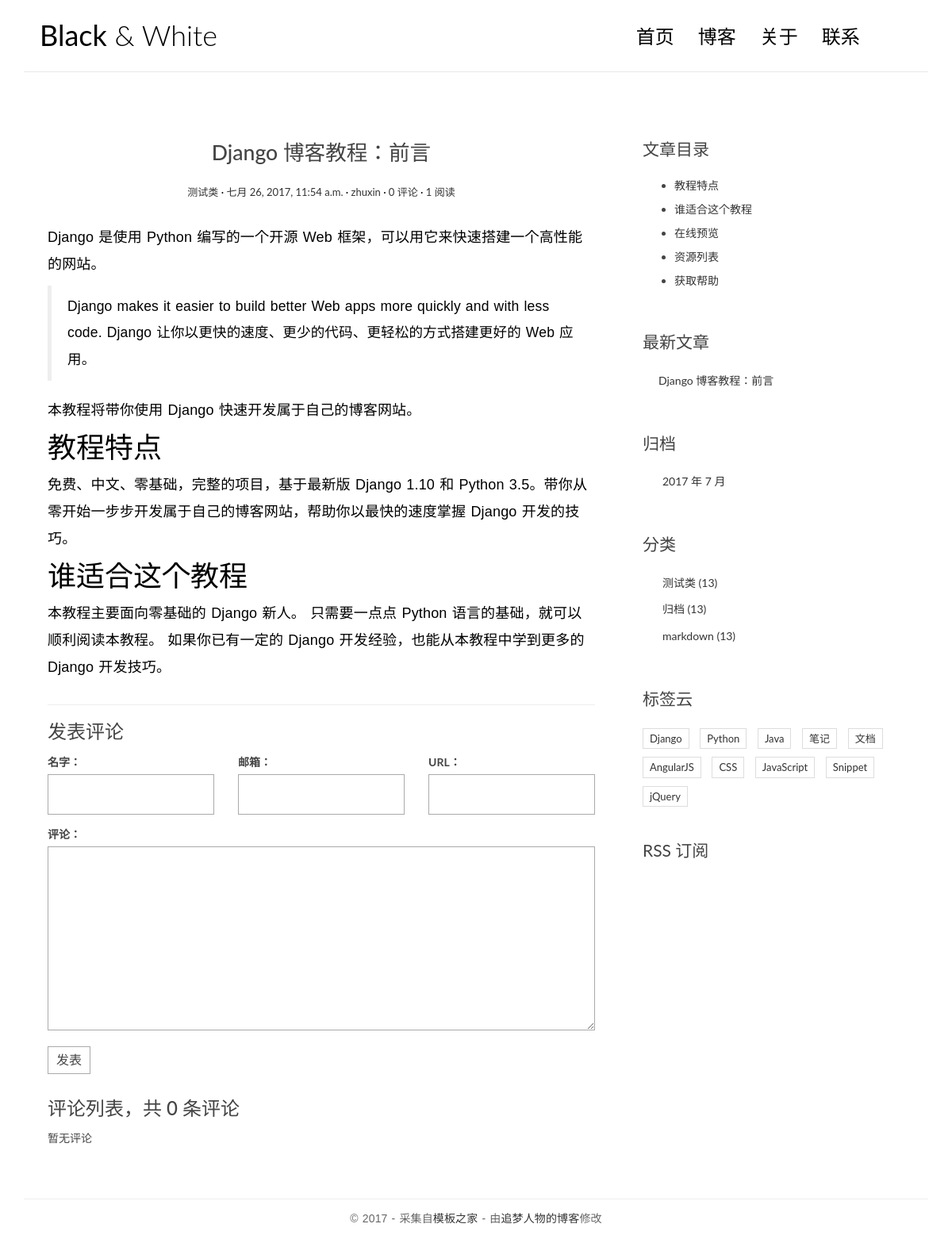
Page /post/6/ on the committed database.
### blog/models.py (models this page shows, shortened)
class Post(models.Model):
    title = models.CharField(max_length=70)
    body = models.TextField()
    created_time = models.DateTimeField()
    modified_time = models.DateTimeField()
    excerpt = models.CharField(max_length=200, blank=True)
    category = models.ForeignKey(Category)
    tags = models.ManyToManyField(Tag, blank=True)
    author = models.ForeignKey(User)
    views = models.PositiveIntegerField(default=0)
    def get_absolute_url(self):
        return reverse('blog:detail', kwargs={'pk': self.pk})
    def increase_views(self):
        self.views += 1
        self.save(update_fields=['views'])
    def save(self, *args, **kwargs):
        if not self.excerpt:
            md = markdown.Markdown(extensions=[
                'markdown.extensions.extra',
                'markdown.extensions.codehilite',
                ])
            self.excerpt = strip_tags(md.convert(self.body))[:80]
            super(Post, self).save(*args, **kwargs)
    class Meta:
        ordering = ['-created_time']

class Category(models.Model):
    name = models.CharField(max_length=100)

### blog/views.py (the view)
# urls.py: url(r'^post/(?P<pk>[0-9]+)/$', views.PostDetailView.as_view(), name='detail'),
class PostDetailView(DetailView):
    model = Post
    template_name = 'blog/detail.html'
    context_object_name = 'post'
    def get(self, request, *args, **kwargs):
        response = super(PostDetailView, self).get(request, *args, **kwargs)
        self.object.increase_views()
        return response
    def get_object(self, queryset=None):
        post = super(PostDetailView, self).get_object(queryset=None)
        post.body = markdown.markdown(post.body,
                                      extensions=[
                                          'markdown.extensions.extra',
                                          'markdown.extensions.codehilite',
                                          'markdown.extensions.toc',
                                      ])
        return post
    def get_context_data(self, **kwargs):
        context = super(PostDetailView, self).get_context_data(**kwargs)
        form = CommentForm()
        comment_list = self.object.comment_set.all()
        context.update({
            'form': form,
            'comment_list': comment_list
        })
        return context

### comments/forms.py
class CommentForm(forms.ModelForm):
	class Meta:
		model = Comment
		fields = ['name', 'email', 'url', 'text']

### blog/templatetags/blog_tags.py (called while the page is built)
@register.simple_tag
def get_recent_posts(num=5):
	return Post.objects.all().order_by('-created_time')[:num]

@register.simple_tag
def archives():
	return Post.objects.dates('created_time', 'month', order='DESC')

@register.simple_tag
def get_categories():
	return Category.objects.all()

### templates/blog/detail.html (shortened to what this page needs)
{% extends 'base.html' %}
{% block main %}
    <article class="post post-{{ post.pk }}">
        <header class="entry-header">
            <h1 class="entry-title">{{ post.title }}</h1>
            <div class="entry-meta">
                <span class="post-category">
                    <a href="{% url 'blog:category' post.category.pk %}">{{ post.category.name }}</a></span>
                <span class="post-date"><a href="#"><time class="entry-date"
                                                          datetime="{{ post.created_time }}">{{ post.created_time }}</time></a></span>
                <span class="post-author"><a href="#">{{ post.author }}</a></span>
                <span class="comments-link">
                    <a href="{{ post.get_absolute_url }}#comment-area">{{ post.comment_set.count }} 评论</a></span>
                <span class="views-count"><a href="#">{{ post.views }} 阅读</a></span>
            </div>
        </header>
        <div class="entry-content clearfix">
            {{ post.body|safe }}
        </div>
    </article>
    <section class="comment-area" id="comment-area">
        <hr>
        <h3>发表评论</h3>
        <form action="{% url 'comments:post_comment' post.pk %}" method="post" class="comment-form">
            <div class="row">
                <div class="col-md-4">
                    <label for="{{ form.name.id_for_label }}">名字：</label>
                    {{ form.name }}
                </div>
                <div class="col-md-4">
                    <label for="{{ form.email.id_for_label }}">邮箱：</label>
                    {{ form.email }}
                </div>
                <div class="col-md-4">
                    <label for="{{ form.url.id_for_label }}">URL：</label>
                    {{ form.url }}
                </div>
                <div class="col-md-12">
                    <label for="{{ form.text.id_for_label }}">评论：</label>
                    {{ form.text }}
                    <button type="submit" class="comment-btn">发表</button>
                </div>
            </div>
        </form>
        <div class="comment-list-panel">
            <h3>评论列表，共 <span>{{ post.comment_set.count }}</span> 条评论</h3>
            <ul class="comment-list list-unstyled">
                {% for comment in comment_list %}
                    <li class="comment-item">
                        <span class="nickname">{{ comment.name }}</span>
                        <time class="submit-date"
                              datetime="{{ comment.created_time }}">{{ comment.created_time }}</time>
                        <div class="text">
                            {{ comment.text }}
                        </div>
                    </li>
                {% empty %}
                    暂无评论
                {% endfor %}
            </ul>
        </div>
    </section>
{% endblock main %}
{% block toc %}
    <div class="widget widget-content">
        <h3 class="widget-title">文章目录</h3>
        <ul>
            <li>
                <a href="#">教程特点</a>
            </li>
            <li>
                <a href="#">谁适合这个教程</a>
            </li>
            <li>
                <a href="#">在线预览</a>
            </li>
            <li>
                <a href="#">资源列表</a>
            </li>
            <li>
                <a href="#">获取帮助</a>
            </li>
        </ul>
    </div>
{% endblock toc %}

### templates/base.html (shortened to what this page needs)
{% load staticfiles %}
{% load blog_tags %}
<!DOCTYPE html>
<html>
<head>
    <link rel="stylesheet" href="http://code.ionicframework.com/ionicons/2.0.1/css/ionicons.min.css">
    <link rel="stylesheet" href="{% static 'blog/css/bootstrap.min.css' %}">
    <link rel="stylesheet" href="{% static 'blog/css/pace.css' %}">
    <link rel="stylesheet" href="{% static 'blog/css/custom.css' %}">
    <link rel="stylesheet" href="{% static 'blog/css/highlights/github.css' %}">
</head>
<body>
<div class="container">
    <header id="site-header">
        <div class="row">
            <div class="col-md-4 col-sm-5 col-xs-8">
                <div class="logo">
                    <h1><a href="{% url 'blog:index' %}"><b>Black</b> &amp; White</a></h1>
                </div>
            </div>
            <div class="col-md-8 col-sm-7 col-xs-4">
                <nav class="main-nav" role="navigation">
                    <div class="collapse navbar-collapse" id="bs-example-navbar-collapse-1">
                        <ul class="nav navbar-nav navbar-right">
                            <li class="cl-effect-11"><a href="{% url 'blog:index' %}" data-hover="首页">首页</a></li>
                            <li class="cl-effect-11"><a href="#" data-hover="博客">博客</a></li>
                            <li class="cl-effect-11"><a href="#" data-hover="关于">关于</a></li>
                            <li class="cl-effect-11"><a href="#" data-hover="联系">联系</a></li>
                        </ul>
                    </div>
                </nav>
            </div>
        </div>
    </header>
</div>
<div class="content-body">
    <div class="container">
        <div class="row">
            <main class="col-md-8">
                {% block main %}
                {% endblock main %}
            </main>
            <aside class="col-md-4">
                {% block toc %}
                {% endblock toc %}
                <div class="widget widget-recent-posts">
                    <h3 class="widget-title">最新文章</h3>
                    {% get_recent_posts as recent_post_list %}
                    <ul>
                        {% for post in recent_post_list %}
                            <li>
                                <a href="{{ post.get_absolute_url }}">{{ post.title }}</a>
                            </li>
                        {% empty %}
                            暂无文章！
                        {% endfor %}
                    </ul>
                </div>
                <div class="widget widget-archives">
                    <h3 class="widget-title">归档</h3>
                    {% archives as date_list %}
                    <ul>
                        {% for date in date_list %}
                            <li>
                                <a href="{% url 'blog:archives' date.year date.month %}">{{ date.year }}
                                    年 {{ date.month }} 月</a>
                            </li>
                        {% empty %}
                            暂无归档！
                        {% endfor %}
                    </ul>
                </div>
                <div class="widget widget-category">
                    <h3 class="widget-title">分类</h3>
                    {% get_categories as category_list %}
                    <ul>
                        {% for category in category_list %}
                            <li>
                                <a href="{% url 'blog:category' category.pk %}">{{ category.name }} <span
                                        class="post-count">(13)</span></a>
                            </li>
                        {% empty %}
                            暂无分类！
                        {% endfor %}
                    </ul>
                </div>
                <div class="widget widget-tag-cloud">
                    <h3 class="widget-title">标签云</h3>
                    <ul>
                        <li>
                            <a href="#">Django</a>
                        </li>
                        <li>
                            <a href="#">Python</a>
                        </li>
                        <li>
                            <a href="#">Java</a>
                        </li>
                        <li>
                            <a href="#">笔记</a>
                        </li>
                        <li>
                            <a href="#">文档</a>
                        </li>
                        <li>
                            <a href="#">AngularJS</a>
                        </li>
                        <li>
                            <a href="#">CSS</a>
                        </li>
                        <li>
                            <a href="#">JavaScript</a>
                        </li>
                        <li>
                            <a href="#">Snippet</a>
                        </li>
                        <li>
                            <a href="#">jQuery</a>
                        </li>
                    </ul>
                </div>
                <div class="rss">
                    <a href=""> RSS 订阅</a>
                </div>
            </aside>
        </div>
    </div>
</div>
<footer id="site-footer">
    <div class="container">
        <div class="row">
            <div class="col-md-12">
                <p class="copyright">&copy 2017 - 采集自<a href="http://www.cssmoban.com/"
                                                        target="_blank" title="模板之家">模板之家</a>
                    - 由<a href="http://zmrenwu.com/" title="网页模板" target="_blank">追梦人物的博客</a>修改
                </p>
            </div>
        </div>
    </div>
</footer>
</body>
</html>

### blog/static/blog/css/custom.css (style rules this page uses)
* { outline: none; }
h1, h2, h3, h4, h5, h6 { margin-top: 0; }
b { font-weight: 400; }
a { color: #333; }
body { color: #444; font-family: 'Lato', sans-serif; }
p { font-family: 'Ubuntu', sans-serif; font-weight: 400; word-spacing: 1px; letter-spacing: 0.01em; }
#site-header { background-color: #FFF; padding: 25px 20px; margin-bottom: 40px; border-bottom: 1px solid #e7e7e7; }
.logo h1 a { color: #000; }
.logo h1 { margin: 0; font-family: 'Lato', sans-serif; font-weight: 300; }
.main-nav { margin-top: 11px; max-width: 95%; }
.main-nav a { color: #000000 !important; padding: 0 0 5px 0 !important; margin-right: 30px; font-family: 'Lato', sans-serif; font-weight: 300; font-size: 24px; }
.cl-effect-11 a { padding: 10px 0; color: #0972b4; text-shadow: none; }
.cl-effect-11 a::before { position: absolute; top: 0; left: 0; overflow: hidden; padding: 0 0 5px 0 !important; max-width: 0; border-bottom: 1px solid #000; color: #000; content: attr(data-hover); white-space: nowrap; -webkit-transition: max-width 0.5s; -moz-transition: max-width 0.5s; transition: max-width 0.5s; }
.content-body { padding-bottom: 4em; }
.post { background: #fff; padding: 30px 30px 0; }
.entry-title { text-align: center; font-size: 1.9em; margin-bottom: 20px; line-height: 1.6; padding: 10px 20px 0; }
.entry-meta { text-align: center; color: #DDDDDD; font-size: 13px; margin-bottom: 30px; }
.entry-content { font-size: 18px; line-height: 1.9; font-weight: 300; color: #000; }
.post-category::after, .post-date::after, .post-author::after, .comments-link::after { content: ' ·'; color: #000; }
.widget { background: #fff; padding: 30px 0 0; }
.widget-title { font-size: 1.5em; margin-bottom: 20px; line-height: 1.6; padding: 10px 0 0; font-weight: 400; }
.widget-recent-posts ul { padding: 0; margin: 0; padding-left: 20px; }
.widget-recent-posts ul li { list-style-type: none; position: relative; line-height: 170%; margin-bottom: 10px; }
.widget-recent-posts ul li::before { content: '\f3d3'; font-family: "Ionicons"; position: absolute; left: -17px; top: 3px; font-size: 16px; color: #000; }
.widget-archives ul { padding: 0; margin: 0; padding-left: 25px; }
.widget-archives ul li { list-style-type: none; position: relative; line-height: 170%; margin-bottom: 10px; }
.widget-archives ul li::before { content: '\f3f3'; font-family: "Ionicons"; position: absolute; left: -25px; top: 1px; font-size: 16px; color: #000; }
.widget-category ul { padding: 0; margin: 0; padding-left: 25px; }
.widget-category ul li { list-style-type: none; position: relative; line-height: 170%; margin-bottom: 10px; }
.widget-category ul li::before { content: '\f3fe'; font-family: "Ionicons"; position: absolute; left: -25px; top: 1px; font-size: 18px; color: #000; }
.widget-tag-cloud ul { padding: 0; margin: 0; margin-right: -10px; }
.widget-tag-cloud ul li { list-style-type: none; font-size: 13px; display: inline-block; margin-right: 10px; margin-bottom: 10px; padding: 3px 8px; border: 1px solid #ddd; }
.widget-content ul li { margin-bottom: 10px; }
.rss { font-size: 21px; margin-top: 30px; }
.rss a { color: #444; }
#site-footer { padding-top: 10px; padding: 0 0 1.5em 0; }
.copyright { text-align: center; padding-top: 1em; margin: 0; border-top: 1px solid #eee; color: #666; }
.contact-form input, .comment-form input { border: 1px solid #aaa; margin-bottom: 15px; width: 100%; padding: 15px 15px; font-size: 16px; line-height: 100%; transition: 0.4s border-color linear; }
.contact-form textarea, .comment-form textarea { border: 1px solid #aaa; margin-bottom: 15px; width: 100%; padding: 15px 15px; font-size: 16px; line-height: 20px !important; min-height: 183px; transition: 0.4s border-color linear; }
.comment-area { padding: 0 30px 0; }
.comment-form { margin-top: 15px; }
.comment-form .comment-btn { background-color: #fff; border: 1px solid #aaa; font-size: 16px; padding: 5px 10px; }
.comment-list-panel { margin-top: 30px; }
.comment-list { margin-top: 15px; }

### rows in the picture
Post: title "Django 博客教程：前言", category.name "测试类", created_time "七月 26, 2017, 11:54 a.m.", author "zhuxin", comment_set.count "0", views "1", body "Django 是使用 Python 编写的一个开源 Web 框架，可以用它来快速搭建一个高性能的网站。 Django makes it easier to build better Web apps more quickly and with less code. Django 让你以更快的速度、更少的代码、更轻松的方式搭建更好的 Web 应用。 本教程将带你使用 Django 快速开发属于自己的博客网站。 教程特点 免费、中文、零基础，完整的项目，基于最新版 Django 1.10 和 Python 3.5。带你从零开始一步步开发属于自己的博客网站，帮助你以最快的速度掌握 Django 开发的技巧。 谁适合这个教程 本教程主要面向零基础的 Django 新人。 只需要一点点 Python 语言的基础，就可以顺利阅读本教程。 如果你已有一定的 Django 开发经验，也能从本教程中学到更多的 Django 开发技巧。"
Category: name "测试类"
Category: name "归档"
Category: name "markdown"

### other values in the picture
{{ date.year }} "2017"
{{ date.month }} "7"
